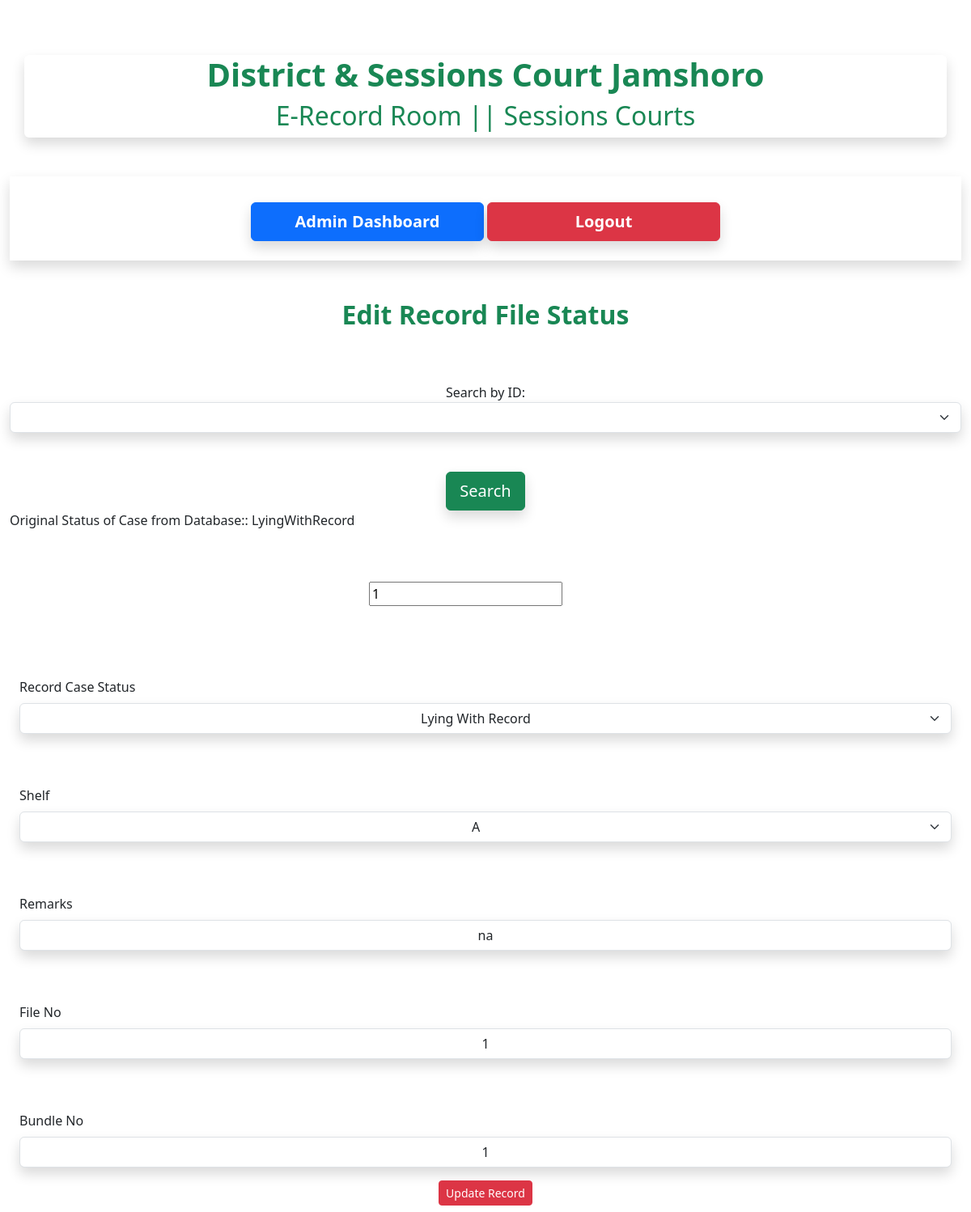
The app's page /editRecord.php?id=1 (signed in) with its own data.
### tables this page shows
CREATE TABLE `ctccc` (
  `id` int(100) NOT NULL,
  `underSection` varchar(100) DEFAULT NULL,
  `courtname` varchar(100) DEFAULT NULL,
  `casecateg` varchar(100) DEFAULT NULL,
  `caseno` int(50) DEFAULT NULL,
  `year` varchar(15) DEFAULT NULL,
  `partyone` varchar(150) DEFAULT NULL,
  `partytwo` varchar(150) DEFAULT NULL,
  `crimeno` int(15) DEFAULT NULL,
  `crimeyear` int(15) DEFAULT NULL,
  `s_rbf` varchar(100) DEFAULT NULL,
  `dateInst` date DEFAULT NULL,
  `dateSubmission` date DEFAULT NULL,
  `dateDisp` date DEFAULT NULL,
  `status` varchar(20) DEFAULT NULL,
  `cost` int(50) DEFAULT NULL,
  `remarks` varchar(250) DEFAULT NULL,
  `ps` varchar(100) DEFAULT NULL,
  `row` int(20) DEFAULT NULL,
  `shelf` varchar(20) DEFAULT NULL,
  `bundle` int(11) DEFAULT NULL,
  `file` int(11) DEFAULT NULL,
  `last_updated` timestamp NOT NULL DEFAULT current_timestamp() ON UPDATE current_timestamp()
);

### editRecord.php (the view, shortened to what this page needs)
<?php include 'header.php';?>
<div class="container-fluid">
    <h2 class="text-center text-success fw-bolder">Edit Record File Status </h2>
    <form action="editRecord.php" method="GET" class="text-center">
        <label for="search">Search by ID:</label>
        <input type="number" name="id" id="search" required class="shadow rounded form-select text-center">
        <button type="submit" class="btn btn-success btn-lg shadow rounded mt-5">Search</button>
    </form>
    <?php
    if (isset($_GET['id'])) {
        include "dbconn.php";
        $id = $_GET['id'];
        $query = "SELECT * FROM ctccc WHERE id = $id";
        $result = $con->query($query);
        if ($result->num_rows > 0) {
            $row = $result->fetch_assoc();
            echo "Original Status of Case from Database:: " . $row['status'];
    ?>
<div class="container-fluid">
  <div class="row">
    <div class="col-md-12">
      <form action="save.php" method="POST">
          <div class="col-md-3">
          <input type="text" name="id" value="<?php echo $row['id']; ?>">        </div>
          <br>
          <div class="col-md-12">
          <label for="status" class="form-label">Record Case Status</label>
          <select id="status" name="status" class="form-select text-center shadow rounded" >
            <option id="LyingWithRecord" value="LyingWithRecord" <?php echo ($row['status'] == 'LyingWithRecord') ? 'selected' : ''; ?>>Lying With Record</option>
          </select>
          </div>
          <div class="col-md-12">
          <label for="shelf" class="form-label">Shelf</label>
          <select id="shelf" name="shelf" class="form-select text-center shadow rounded" >
            <option id="A" value="A" <?php echo ($row['shelf'] == 'A') ? 'selected' : ''; ?>>A</option>
          </select>
          </div>
           <div class="col-md-12">
              <label for="remarks" class="form-label">Remarks</label>
              <input type="text" class="form-control text-center shadow rounded" name="remarks" id="remarks" value="<?php echo $row['remarks']; ?>">
          </div>
          <div class="col-md-12">
              <label for="file" class="form-label">File No</label>
              <input type="text" class="form-control text-center shadow rounded" name="file" id="file" value="<?php echo $row['file']; ?>">
          </div>
          <div class="col-md-12">
              <label for="bundle" class="form-label">Bundle No</label>
              <input type="text" class="form-control text-center shadow rounded" name="bundle" id="bundle" value="<?php echo $row['bundle']; ?>">
          </div>
<div class="row text-center">
    <div class="col-md-12 col-sm-12"><button type="submit" class="btn btn-danger btn-sm mt-3 mb-2 text-center">Update Record</button></div>
</div>
</form>
                </div>
              </div>
            </div>
    <?php
        } else {
            echo "Record not found.";
        }
    }
    ?>
</body>
</html>

### style.css (style rules this page uses)
* { margin: 0 auto; box-sizing: border-box; margin-top: 2rem; }

### records on screen
ctccc: status "LyingWithRecord", id "1", status "Lying With Record", shelf "A", remarks "na", file "1", bundle "1"
